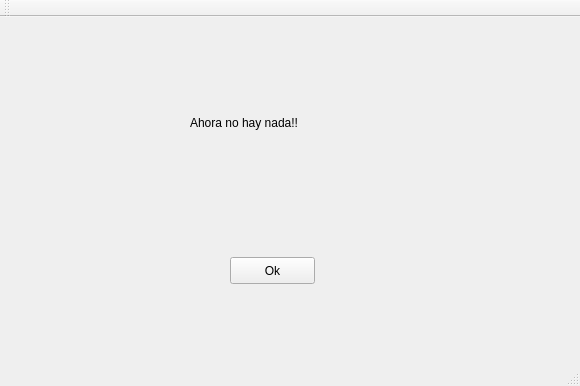
<?xml version="1.0" encoding="UTF-8"?>
<ui version="4.0">
 <author>Kharl</author>
 <class>Cosas</class>
 <widget class="QMainWindow" name="Cosas">
  <property name="geometry">
   <rect>
    <x>0</x>
    <y>0</y>
    <width>580</width>
    <height>386</height>
   </rect>
  </property>
  <property name="windowTitle">
   <string>Cosas</string>
  </property>
  <widget class="QWidget" name="centralWidget">
   <widget class="QPushButton" name="boton">
    <property name="geometry">
     <rect>
      <x>230</x>
      <y>240</y>
      <width>85</width>
      <height>27</height>
     </rect>
    </property>
    <property name="text">
     <string>Ok</string>
    </property>
   </widget>
   <widget class="QLabel" name="label">
    <property name="geometry">
     <rect>
      <x>190</x>
      <y>90</y>
      <width>221</width>
      <height>31</height>
     </rect>
    </property>
    <property name="text">
     <string>Ahora no hay nada!!</string>
    </property>
   </widget>
  </widget>
  <widget class="QMenuBar" name="menuBar">
   <property name="geometry">
    <rect>
     <x>0</x>
     <y>0</y>
     <width>580</width>
     <height>27</height>
    </rect>
   </property>
  </widget>
  <widget class="QToolBar" name="mainToolBar">
   <attribute name="toolBarArea">
    <enum>TopToolBarArea</enum>
   </attribute>
   <attribute name="toolBarBreak">
    <bool>false</bool>
   </attribute>
  </widget>
  <widget class="QStatusBar" name="statusBar"/>
 </widget>
 <layoutdefault spacing="6" margin="11"/>
 <resources/>
 <connections/>
</ui>
